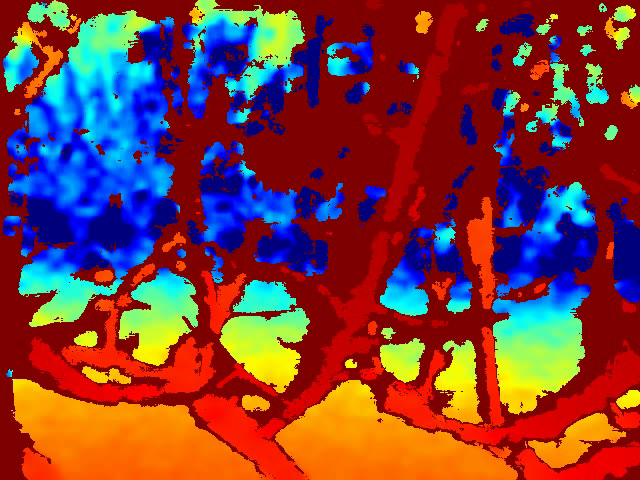
#> input picture Skills/Data/trees_depth.png, 640 x 480 px; its folder holds 4 pictures in this run
$ jupyter execute --allow-errors image_mask_kmeans.ipynb
#> lines starting #> are read from the running program, lines starting #| are printed output that depends on the picture
[cell 1]
# Initialize Otter
import otter
#> (the rest of this cell did not finish here and is left out)

# Instructions

This assignment introduces you to a common task (creating a segmentation mask) and a common tool (kmeans) for doing clustering of data and the difference in color spaces.

Slides: https://docs.google.com/presentation/d/1qZ2NbB7Hrqt1rXhr7lI3vzIdlLHq94JU-L_H3ZELJL8/edit?usp=sharing

See the stats assignment for setting up/calling kmeans

[cell 2]
# There are no shortage of kmeans implementations out there - using scipy's
import numpy as np
from scipy.cluster.vq import kmeans, vq, whiten
import imageio
from numpy.random import normal, uniform, randint
import matplotlib.pyplot as plt
from skimage.color import rgb2hsv

<!-- BEGIN QUESTION -->

# Run kmeans on multiple images

Note: See slides for what order to *implement* these in - this is the order for the code itself. I highly recommend *against* writing it all and then trying to debug it. Do one bit at a time.

- Step 1: If use_hsv is true, convert the image to hsv (see skimage rgb2hsv - skimage has a ton of these conversion routines)
- Step 2: reshape the data to be an nx3 matrix kmeans assumes each row is a data point. So you have to give it a (widthXheight) X 3 matrix, not the imagedata as-is (WXHX3). See numpy reshape.
- Step 3: Whiten the data
- Step 4: Call kmeans with the whitened data to get out the centers
 Note: kmeans returns a tuple with the centers in the first part and the overall fit in the second
- Step 5: Get the ids out using vq
    -- This also returns a tuple; the ids for each pixel are in the first part
    -- You might find the syntax data[ids == i, 0:3] = rgb_color[i] useful - this gets all the data elements with ids with value i and sets them to the color in rgb_color
- Step 5: Create a mask image, and set the colors by rgb_color[ id for pixel ]
- Step 6: Create a second mask image, setting the color to be the average color of the cluster

Two ways to do this
 -  "undo" the whitening step on the returned cluster (harder)
 -  Calculate the means of the clusters in the original data
    np.mean(data[ids == c])

Note: To do the HSV option, get the RGB version to work. Then go back and do the HSV one
- Simplest way to do this: Copy the code you did before and re-do after converting to hsv first
     Don't forget to take the color centers in the *original* image, not the hsv one
     Don't forget to rename your variables

More complicated: Make a function. Most of the code is the same, except for a conversion to hsv at the beginning

[cell 3]
def read_and_cluster_image(image_name, use_hsv, n_clusters):
    """ Read in the image, cluster the pixels by color (either rgb or hsv), then
    draw the clusters as an image mask, colored by both a random color and the center
    color of the cluster
    @image_name - name of image in Data
    @use_hsv - use hsv, y/n
    @n_clusters - number of clusters (up to 6)"""
#> called with image_name = 'trees_depth.png', use_hsv = False, n_clusters = 3

    # Read in the file
    im_orig = imageio.imread("Data/" + image_name)
#> im_orig is the input picture: shape (480, 640, 3); mean R, G, B 124.4, 61.2, 62
    # Make sure you just have rgb (for those images with an alpha channel)
    im_orig = im_orig[:, :, 0:3]

    # The plot to put the images in
    fig, axs = plt.subplots(1, 3, figsize=(12, 4))

    # Make name for the image from the input parameters
    str_im_name = image_name.split('.')[0] + " "
    if use_hsv:
        str_im_name += "HSV"
    else:
        str_im_name += "RGB"

    str_im_name += f", k={n_clusters}"

    # This is how you draw an image in a matplotlib figure
    axs[0].imshow(im_orig)
    # This sets the title
    axs[0].set_title(str_im_name)

    # An array of some default color values to use for making the rgb mask image
    rgb_color = [[255, 0, 0], [0, 255, 0], [0, 0, 255], [255, 255, 0], [0, 255, 255], [255, 0, 255]]
    ...
    axs[1].set_title("ID colored by rgb")
    axs[2].set_title("ID colored by cluster average")

[cell 4]
# Test the code with NO hsv transform
read_and_cluster_image("trees_depth.png", use_hsv=False, n_clusters=3)

[cell 5]
read_and_cluster_image("staged_apple.png", use_hsv=False, n_clusters=3)
#> call 2 of read_and_cluster_image, with image_name = 'staged_apple.png', use_hsv = False, n_clusters = 3
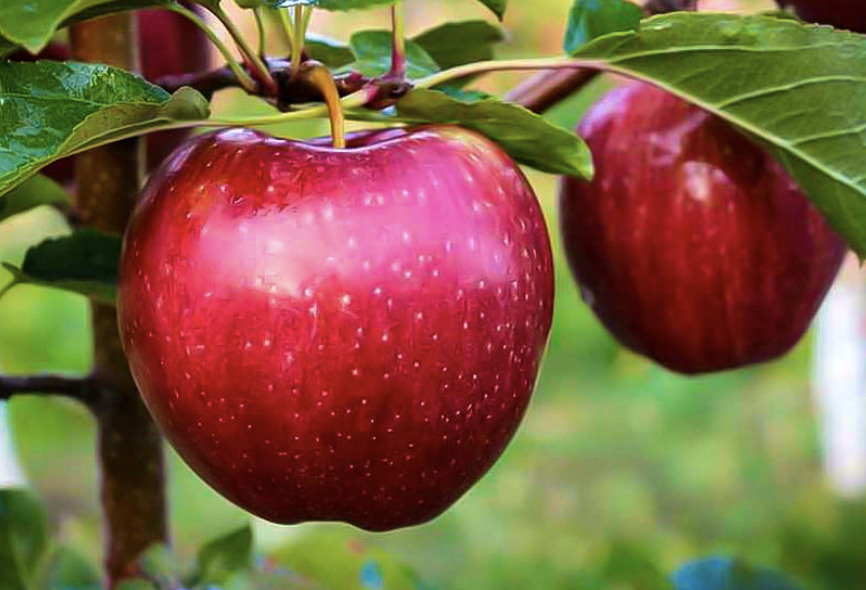
#> input picture Skills/Data/staged_apple.png, 866 x 590 px
#> in read_and_cluster_image, im_orig is the input picture: shape (590, 866, 4); mean R, G, B, A 127.1, 95.8, 65.9, 255

[cell 6]
# Compare the above with hsv versus not - note that this throws a warning for me
read_and_cluster_image("staged_apple.png", use_hsv=True, n_clusters=3)

[cell 7]
read_and_cluster_image("real_apple.jpg", True, 4)
#> call 4 of read_and_cluster_image, with image_name = 'real_apple.jpg', use_hsv = True, n_clusters = 4
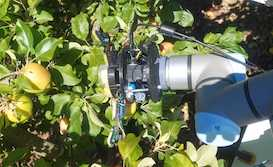
#> input picture Skills/Data/real_apple.jpg, 273 x 167 px
#> in read_and_cluster_image, im_orig is the input picture: shape (167, 273, 3); mean R, G, B 107.1, 117.5, 82.2

[cell 8]
read_and_cluster_image("trees.png", True, 2)
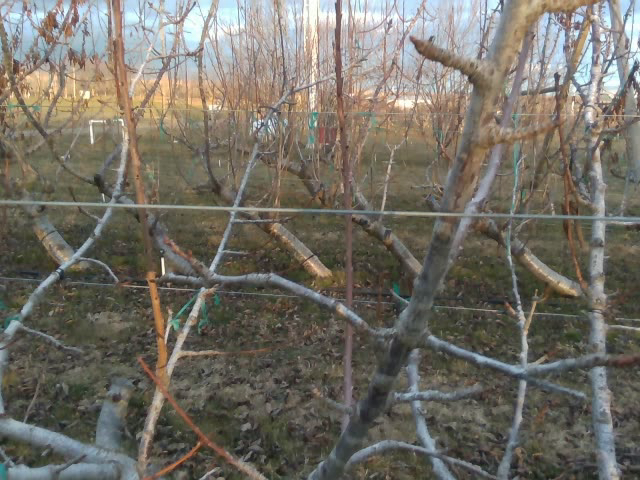
#> input picture Skills/Data/trees.png, 640 x 480 px
#> in read_and_cluster_image, im_orig is the input picture: shape (480, 640, 3); mean R, G, B 114.7, 110.6, 101.2
